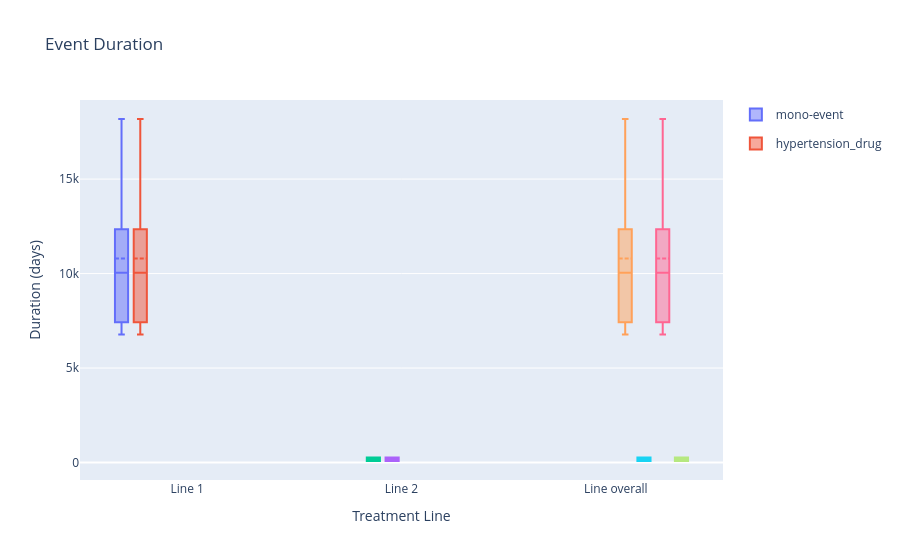

The notebook cell saved with this chart:
### Code cell
plot_event_duration(dur_summary)

### Figure 1 — Plotly figure (JSON) as saved in the notebook; plotly's stock layout.template omitted (floating-point values rounded to 4 significant figures)
{"data": [{"boxpoints": false, "legendgroup": "mono-event", "lowerfence": [6783.0], "mean": [10800.0], "median": [10040.0], "name": "mono-event", "q1": [7420.0], "q3": [12350.0], "showlegend": true, "type": "box", "upperfence": [18180.0], "x": ["Line 1"]}, {"boxpoints": false, "legendgroup": "hypertension_drug", "lowerfence": [6783.0], "mean": [10800.0], "median": [10040.0], "name": "hypertension_drug", "q1": [7420.0], "q3": [12350.0], "showlegend": true, "type": "box", "upperfence": [18180.0], "x": ["Line 1"]}, {"boxpoints": false, "legendgroup": "hypertension_drug+sinusitis", "lowerfence": [83.0], "mean": [175.5], "median": [175.0], "name": "hypertension_drug+sinusitis", "q1": [83.0], "q3": [268.0], "showlegend": false, "type": "box", "upperfence": [268.0], "x": ["Line 2"]}, {"boxpoints": false, "legendgroup": "combination-event", "lowerfence": [83.0], "mean": [175.5], "median": [175.0], "name": "combination-event", "q1": [83.0], "q3": [268.0], "showlegend": false, "type": "box", "upperfence": [268.0], "x": ["Line 2"]}, {"boxpoints": false, "legendgroup": "mono-event", "lowerfence": [6783.0], "mean": [10800.0], "median": [10040.0], "name": "mono-event", "q1": [7420.0], "q3": [12350.0], "showlegend": false, "type": "box", "upperfence": [18180.0], "x": ["Line overall"]}, {"boxpoints": false, "legendgroup": "hypertension_drug+sinusitis", "lowerfence": [83.0], "mean": [175.5], "median": [175.0], "name": "hypertension_drug+sinusitis", "q1": [83.0], "q3": [268.0], "showlegend": false, "type": "box", "upperfence": [268.0], "x": ["Line overall"]}, {"boxpoints": false, "legendgroup": "hypertension_drug", "lowerfence": [6783.0], "mean": [10800.0], "median": [10040.0], "name": "hypertension_drug", "q1": [7420.0], "q3": [12350.0], "showlegend": false, "type": "box", "upperfence": [18180.0], "x": ["Line overall"]}, {"boxpoints": false, "legendgroup": "combination-event", "lowerfence": [83.0], "mean": [175.5], "median": [175.0], "name": "combination-event", "q1": [83.0], "q3": [268.0], "showlegend": false, "type": "box", "upperfence": [268.0], "x": ["Line overall"]}], "layout": {"boxmode": "group", "title": {"text": "Event Duration"}, "xaxis": {"title": {"text": "Treatment Line"}}, "yaxis": {"title": {"text": "Duration (days)"}}}}
